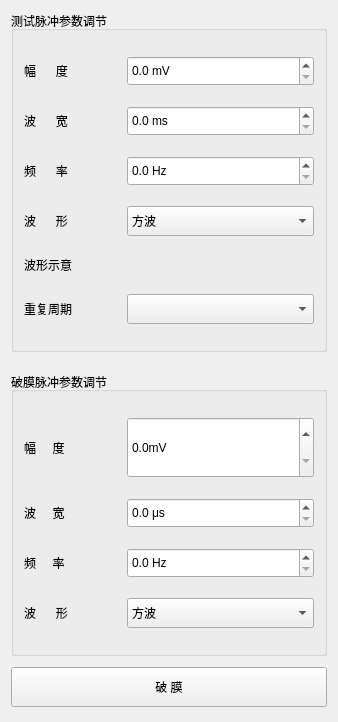
<?xml version="1.0" encoding="UTF-8"?>
<ui version="4.0">
 <class>stiParamWnd</class>
 <widget class="QWidget" name="stiParamWnd">
  <property name="geometry">
   <rect>
    <x>0</x>
    <y>0</y>
    <width>338</width>
    <height>722</height>
   </rect>
  </property>
  <property name="maximumSize">
   <size>
    <width>16777215</width>
    <height>16777215</height>
   </size>
  </property>
  <property name="windowTitle">
   <string>Form</string>
  </property>
  <layout class="QGridLayout" name="gridLayout_3">
   <property name="bottomMargin">
    <number>20</number>
   </property>
   <property name="verticalSpacing">
    <number>6</number>
   </property>
   <item row="0" column="0">
    <layout class="QVBoxLayout" name="verticalLayout">
     <property name="spacing">
      <number>20</number>
     </property>
     <item>
      <widget class="QGroupBox" name="groupBox">
       <property name="title">
        <string>测试脉冲参数调节</string>
       </property>
       <layout class="QGridLayout" name="gridLayout_2">
        <property name="leftMargin">
         <number>10</number>
        </property>
        <property name="topMargin">
         <number>25</number>
        </property>
        <property name="rightMargin">
         <number>10</number>
        </property>
        <property name="bottomMargin">
         <number>25</number>
        </property>
        <property name="verticalSpacing">
         <number>20</number>
        </property>
        <item row="0" column="0">
         <layout class="QHBoxLayout" name="horizontalLayout" stretch="1,2">
          <property name="spacing">
           <number>10</number>
          </property>
          <item>
           <widget class="QLabel" name="label">
            <property name="sizePolicy">
             <sizepolicy hsizetype="Expanding" vsizetype="Preferred">
              <horstretch>0</horstretch>
              <verstretch>0</verstretch>
             </sizepolicy>
            </property>
            <property name="text">
             <string>幅      度</string>
            </property>
            <property name="textFormat">
             <enum>Qt::AutoText</enum>
            </property>
            <property name="alignment">
             <set>Qt::AlignLeading|Qt::AlignLeft|Qt::AlignVCenter</set>
            </property>
           </widget>
          </item>
          <item>
           <widget class="QDoubleSpinBox" name="amplitudeDoubleSpinBox">
            <property name="sizePolicy">
             <sizepolicy hsizetype="Minimum" vsizetype="Expanding">
              <horstretch>0</horstretch>
              <verstretch>0</verstretch>
             </sizepolicy>
            </property>
            <property name="minimumSize">
             <size>
              <width>0</width>
              <height>30</height>
             </size>
            </property>
            <property name="suffix">
             <string> mV</string>
            </property>
            <property name="decimals">
             <number>1</number>
            </property>
           </widget>
          </item>
         </layout>
        </item>
        <item row="1" column="0">
         <layout class="QHBoxLayout" name="horizontalLayout_2" stretch="1,2">
          <property name="spacing">
           <number>10</number>
          </property>
          <item>
           <widget class="QLabel" name="label_2">
            <property name="sizePolicy">
             <sizepolicy hsizetype="Expanding" vsizetype="Preferred">
              <horstretch>0</horstretch>
              <verstretch>0</verstretch>
             </sizepolicy>
            </property>
            <property name="text">
             <string>波      宽</string>
            </property>
            <property name="alignment">
             <set>Qt::AlignLeading|Qt::AlignLeft|Qt::AlignVCenter</set>
            </property>
           </widget>
          </item>
          <item>
           <widget class="QDoubleSpinBox" name="wavewidthDoubleSpinBox">
            <property name="sizePolicy">
             <sizepolicy hsizetype="Minimum" vsizetype="Expanding">
              <horstretch>0</horstretch>
              <verstretch>0</verstretch>
             </sizepolicy>
            </property>
            <property name="minimumSize">
             <size>
              <width>0</width>
              <height>30</height>
             </size>
            </property>
            <property name="suffix">
             <string> ms</string>
            </property>
            <property name="decimals">
             <number>1</number>
            </property>
           </widget>
          </item>
         </layout>
        </item>
        <item row="2" column="0">
         <layout class="QHBoxLayout" name="horizontalLayout_3" stretch="1,2">
          <property name="spacing">
           <number>10</number>
          </property>
          <item>
           <widget class="QLabel" name="label_3">
            <property name="sizePolicy">
             <sizepolicy hsizetype="Expanding" vsizetype="Preferred">
              <horstretch>0</horstretch>
              <verstretch>0</verstretch>
             </sizepolicy>
            </property>
            <property name="text">
             <string>频      率</string>
            </property>
            <property name="alignment">
             <set>Qt::AlignLeading|Qt::AlignLeft|Qt::AlignVCenter</set>
            </property>
           </widget>
          </item>
          <item>
           <widget class="QDoubleSpinBox" name="frequencyDoubleSpinBox">
            <property name="sizePolicy">
             <sizepolicy hsizetype="Minimum" vsizetype="Expanding">
              <horstretch>0</horstretch>
              <verstretch>0</verstretch>
             </sizepolicy>
            </property>
            <property name="minimumSize">
             <size>
              <width>0</width>
              <height>30</height>
             </size>
            </property>
            <property name="suffix">
             <string> Hz</string>
            </property>
            <property name="decimals">
             <number>1</number>
            </property>
           </widget>
          </item>
         </layout>
        </item>
        <item row="3" column="0">
         <layout class="QHBoxLayout" name="horizontalLayout_4" stretch="1,2">
          <property name="spacing">
           <number>10</number>
          </property>
          <item>
           <widget class="QLabel" name="label_4">
            <property name="sizePolicy">
             <sizepolicy hsizetype="Expanding" vsizetype="Preferred">
              <horstretch>0</horstretch>
              <verstretch>0</verstretch>
             </sizepolicy>
            </property>
            <property name="text">
             <string>波      形</string>
            </property>
            <property name="alignment">
             <set>Qt::AlignLeading|Qt::AlignLeft|Qt::AlignVCenter</set>
            </property>
           </widget>
          </item>
          <item>
           <widget class="QComboBox" name="waveTypeComboBox">
            <property name="sizePolicy">
             <sizepolicy hsizetype="Preferred" vsizetype="Expanding">
              <horstretch>0</horstretch>
              <verstretch>0</verstretch>
             </sizepolicy>
            </property>
            <property name="minimumSize">
             <size>
              <width>0</width>
              <height>30</height>
             </size>
            </property>
            <item>
             <property name="text">
              <string>方波</string>
             </property>
            </item>
           </widget>
          </item>
         </layout>
        </item>
        <item row="4" column="0">
         <layout class="QHBoxLayout" name="horizontalLayout_5" stretch="1,2">
          <property name="spacing">
           <number>10</number>
          </property>
          <item>
           <widget class="QLabel" name="label_5">
            <property name="sizePolicy">
             <sizepolicy hsizetype="Expanding" vsizetype="Preferred">
              <horstretch>0</horstretch>
              <verstretch>0</verstretch>
             </sizepolicy>
            </property>
            <property name="text">
             <string>波形示意</string>
            </property>
            <property name="alignment">
             <set>Qt::AlignLeading|Qt::AlignLeft|Qt::AlignVCenter</set>
            </property>
           </widget>
          </item>
          <item>
           <widget class="QLabel" name="label_6">
            <property name="sizePolicy">
             <sizepolicy hsizetype="Preferred" vsizetype="Expanding">
              <horstretch>0</horstretch>
              <verstretch>0</verstretch>
             </sizepolicy>
            </property>
            <property name="text">
             <string/>
            </property>
            <property name="pixmap">
             <pixmap resource="res.qrc">:/img/resource/tool/S_mall_wave1_new.PNG</pixmap>
            </property>
            <property name="alignment">
             <set>Qt::AlignLeading|Qt::AlignLeft|Qt::AlignVCenter</set>
            </property>
           </widget>
          </item>
         </layout>
        </item>
        <item row="5" column="0">
         <layout class="QHBoxLayout" name="horizontalLayout_10" stretch="1,2">
          <property name="spacing">
           <number>10</number>
          </property>
          <item>
           <widget class="QLabel" name="label_11">
            <property name="sizePolicy">
             <sizepolicy hsizetype="Expanding" vsizetype="Preferred">
              <horstretch>0</horstretch>
              <verstretch>0</verstretch>
             </sizepolicy>
            </property>
            <property name="minimumSize">
             <size>
              <width>0</width>
              <height>0</height>
             </size>
            </property>
            <property name="maximumSize">
             <size>
              <width>16777215</width>
              <height>16777215</height>
             </size>
            </property>
            <property name="text">
             <string>重复周期</string>
            </property>
           </widget>
          </item>
          <item>
           <widget class="QComboBox" name="model_RepInt">
            <property name="minimumSize">
             <size>
              <width>0</width>
              <height>30</height>
             </size>
            </property>
           </widget>
          </item>
         </layout>
        </item>
       </layout>
      </widget>
     </item>
     <item>
      <widget class="QGroupBox" name="groupBox_2">
       <property name="title">
        <string>破膜脉冲参数调节</string>
       </property>
       <layout class="QGridLayout" name="gridLayout" rowstretch="1,0,0,0">
        <property name="leftMargin">
         <number>10</number>
        </property>
        <property name="topMargin">
         <number>25</number>
        </property>
        <property name="rightMargin">
         <number>10</number>
        </property>
        <property name="bottomMargin">
         <number>25</number>
        </property>
        <property name="horizontalSpacing">
         <number>0</number>
        </property>
        <property name="verticalSpacing">
         <number>20</number>
        </property>
        <item row="3" column="0">
         <layout class="QHBoxLayout" name="horizontalLayout_9" stretch="1,2">
          <property name="spacing">
           <number>10</number>
          </property>
          <item>
           <widget class="QLabel" name="label_10">
            <property name="sizePolicy">
             <sizepolicy hsizetype="Expanding" vsizetype="Preferred">
              <horstretch>0</horstretch>
              <verstretch>0</verstretch>
             </sizepolicy>
            </property>
            <property name="text">
             <string>波      形</string>
            </property>
            <property name="alignment">
             <set>Qt::AlignLeading|Qt::AlignLeft|Qt::AlignVCenter</set>
            </property>
           </widget>
          </item>
          <item>
           <widget class="QComboBox" name="waveTypeComboBox_membranes">
            <property name="sizePolicy">
             <sizepolicy hsizetype="Preferred" vsizetype="Expanding">
              <horstretch>0</horstretch>
              <verstretch>0</verstretch>
             </sizepolicy>
            </property>
            <property name="minimumSize">
             <size>
              <width>0</width>
              <height>30</height>
             </size>
            </property>
            <item>
             <property name="text">
              <string>方波</string>
             </property>
            </item>
           </widget>
          </item>
         </layout>
        </item>
        <item row="2" column="0">
         <layout class="QHBoxLayout" name="horizontalLayout_8" stretch="1,2">
          <property name="spacing">
           <number>10</number>
          </property>
          <item>
           <widget class="QLabel" name="label_9">
            <property name="sizePolicy">
             <sizepolicy hsizetype="Expanding" vsizetype="Preferred">
              <horstretch>0</horstretch>
              <verstretch>0</verstretch>
             </sizepolicy>
            </property>
            <property name="text">
             <string>频     率</string>
            </property>
            <property name="alignment">
             <set>Qt::AlignLeading|Qt::AlignLeft|Qt::AlignVCenter</set>
            </property>
           </widget>
          </item>
          <item>
           <widget class="QDoubleSpinBox" name="frequencyDoubleSpinBox_membranes">
            <property name="sizePolicy">
             <sizepolicy hsizetype="Minimum" vsizetype="Expanding">
              <horstretch>0</horstretch>
              <verstretch>0</verstretch>
             </sizepolicy>
            </property>
            <property name="minimumSize">
             <size>
              <width>0</width>
              <height>30</height>
             </size>
            </property>
            <property name="suffix">
             <string> Hz</string>
            </property>
            <property name="decimals">
             <number>1</number>
            </property>
           </widget>
          </item>
         </layout>
        </item>
        <item row="0" column="0">
         <layout class="QHBoxLayout" name="horizontalLayout_6" stretch="1,2">
          <property name="spacing">
           <number>10</number>
          </property>
          <item>
           <widget class="QLabel" name="label_7">
            <property name="sizePolicy">
             <sizepolicy hsizetype="Expanding" vsizetype="Preferred">
              <horstretch>0</horstretch>
              <verstretch>0</verstretch>
             </sizepolicy>
            </property>
            <property name="text">
             <string>幅     度</string>
            </property>
            <property name="alignment">
             <set>Qt::AlignLeading|Qt::AlignLeft|Qt::AlignVCenter</set>
            </property>
           </widget>
          </item>
          <item>
           <widget class="QDoubleSpinBox" name="amplitudeDoubleSpinBox_membranes">
            <property name="sizePolicy">
             <sizepolicy hsizetype="Minimum" vsizetype="Expanding">
              <horstretch>0</horstretch>
              <verstretch>0</verstretch>
             </sizepolicy>
            </property>
            <property name="minimumSize">
             <size>
              <width>0</width>
              <height>30</height>
             </size>
            </property>
            <property name="suffix">
             <string>mV</string>
            </property>
            <property name="decimals">
             <number>1</number>
            </property>
           </widget>
          </item>
         </layout>
        </item>
        <item row="1" column="0">
         <layout class="QHBoxLayout" name="horizontalLayout_7" stretch="1,2">
          <property name="spacing">
           <number>10</number>
          </property>
          <item>
           <widget class="QLabel" name="label_8">
            <property name="sizePolicy">
             <sizepolicy hsizetype="Expanding" vsizetype="Preferred">
              <horstretch>0</horstretch>
              <verstretch>0</verstretch>
             </sizepolicy>
            </property>
            <property name="text">
             <string>波     宽</string>
            </property>
            <property name="alignment">
             <set>Qt::AlignLeading|Qt::AlignLeft|Qt::AlignVCenter</set>
            </property>
           </widget>
          </item>
          <item>
           <widget class="QDoubleSpinBox" name="wavewidthDoubleSpinBox_membranes">
            <property name="sizePolicy">
             <sizepolicy hsizetype="Minimum" vsizetype="Expanding">
              <horstretch>0</horstretch>
              <verstretch>0</verstretch>
             </sizepolicy>
            </property>
            <property name="minimumSize">
             <size>
              <width>0</width>
              <height>30</height>
             </size>
            </property>
            <property name="suffix">
             <string> μs</string>
            </property>
            <property name="decimals">
             <number>1</number>
            </property>
           </widget>
          </item>
         </layout>
        </item>
       </layout>
      </widget>
     </item>
    </layout>
   </item>
   <item row="1" column="0">
    <widget class="QPushButton" name="stiButton">
     <property name="sizePolicy">
      <sizepolicy hsizetype="Minimum" vsizetype="Preferred">
       <horstretch>0</horstretch>
       <verstretch>0</verstretch>
      </sizepolicy>
     </property>
     <property name="minimumSize">
      <size>
       <width>0</width>
       <height>40</height>
      </size>
     </property>
     <property name="maximumSize">
      <size>
       <width>16777215</width>
       <height>30</height>
      </size>
     </property>
     <property name="text">
      <string>破 膜</string>
     </property>
    </widget>
   </item>
  </layout>
 </widget>
 <resources>
  <include location="res.qrc"/>
 </resources>
 <connections/>
</ui>
